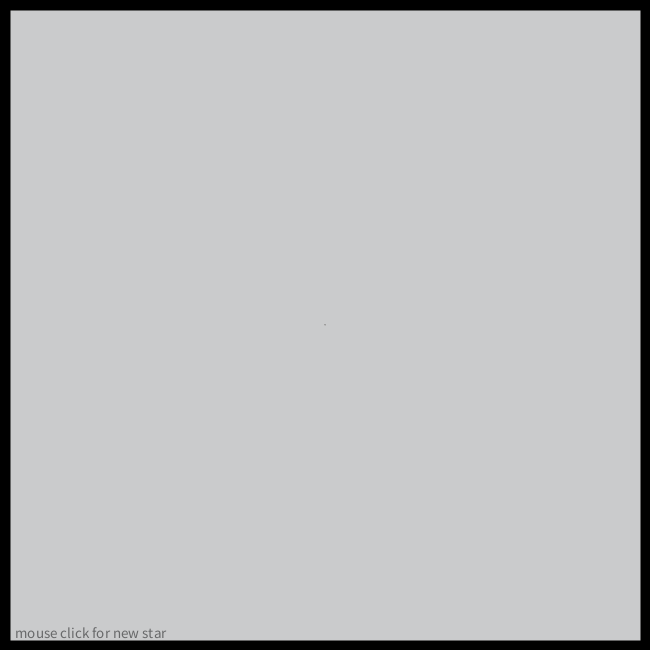
Frame 1 (no input)
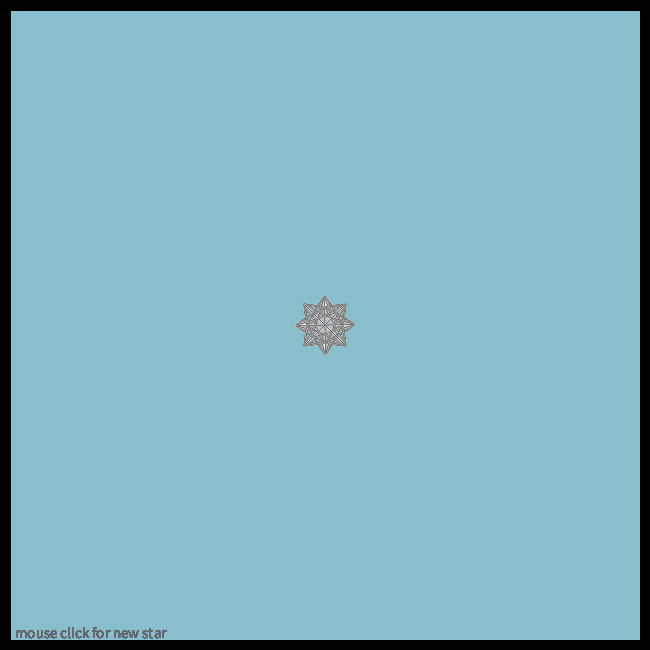
Frame 60 (the mouse pressed at the canvas centre just before this capture)
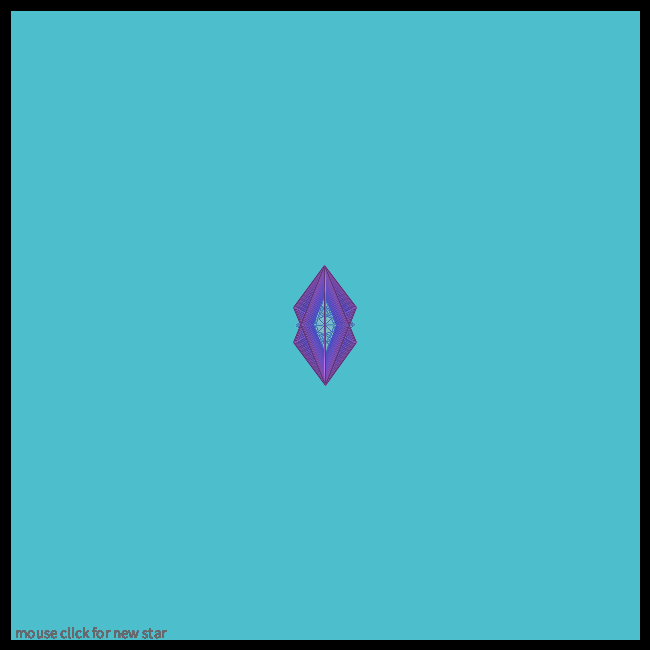
Frame 120 (the mouse held since frame 60 and released just before this capture)

The Processing sketch that drew these frames (run headless with seeded random() and noise(); from frame 60 on, the mouse is pressed at the canvas centre):

// Processing sketch: processing_186561
// ── processing_186561.pde

// sketch influenced by Ira Greenberg's "Creative Coding" book
// "stars" made with sin(), cos() and line()
// this is 'lineStar' version 2: different rendering approach and multiple "stars"

float r, g, b, rIncr, gIncr, bIncr, r2, g2, b2;
float rad1, rad2, incr1, incr2;
int sze, num1, num2;

void setup() {
  sze = 300;
  //size(sze*2, sze*2); // not in jsMode
  size(650, 650);
  rad1 = rad2 = 0;
  num1 = num2 = 45;
  rIncr = gIncr = bIncr = .1;
  incr1 = .3;
  incr2 = .5;
  r = 0;
  g = 100;
  b = 200;
  r2 = g2 = b2 = 255;
}

void draw() {
  fill(104);
  textSize(15);
  text("mouse click for new star", 15, height-12 );
  chngCol();
  fill(r, g, b, 2);
  stroke(0);
  strokeWeight(20);
  rect(0, 0, width, height);
  rad1 += incr1;
  rad2 += incr2;
  if (rad1 > sze || rad1 < -sze) incr1 *= -1;
  if (rad2 > sze || rad2 < -sze) incr2 *= -1;

  translate(width/2, height/2);

  // plot circumference points 
  for (int i = 0; i < 360; i+=num1) {
    float dx1 = (sin(radians(i)) * rad1);
    float dy1 = (cos(radians(i)) * rad1);
    for (int j = 0; j < 360; j+=num2) {
      float dx2 = (sin(radians(j)) * rad2);
      float dy2 = (cos(radians(j)) * rad2);
      stroke(r2, g2, b2);
      strokeWeight(1);
      line(dx1, dy1, dx2, dy2); // connect points
      stroke(0);
      strokeWeight(.5);
      line(dx1, dy1, dx2, dy2); // and again in black
    }
  } 
}

void chngCol() {
  r += rIncr;
  if (r > 255 || r < 0) rIncr *= -1;
  g += gIncr;
  if (g > 255 || g < 0) gIncr *= -1;
  b += bIncr;
  if (b > 255 || b < 0) bIncr *= -1;
}

int selectNum() {
  int n ;
  while (true) {
    n = int(random (30, 360));
    if (360 % n == 0) return n;
  }
}

void mousePressed() {
  num1 = selectNum();
  num2 = selectNum();
  r2 = random(100, 255); 
  g2 = random(100, 255); 
  b2 = random(100, 255);
}
